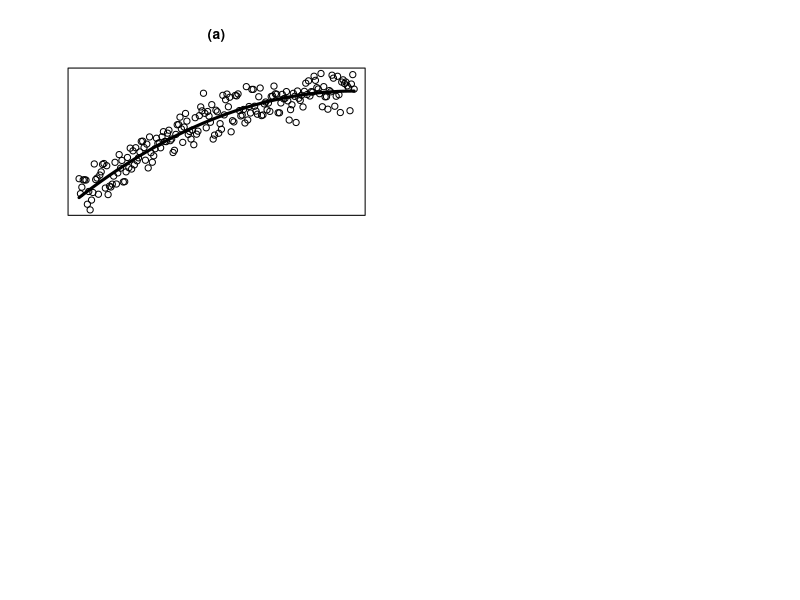

This chart was generated by the following R code: (Note: this script raises an error after producing the figure.)
# Fig. 4.6: Types of nonlinear relationships

# using par(mfrow=c(m, n))

windows(length=5, width=5)
par(mfrow=c(2, 2))

X <- seq(0, 1, length=200)
EY <- rev(1 - X^2)
Y <- EY + 0.1*rnorm(200)
plot(X, Y, axes=FALSE, frame=TRUE, main="(a)", cex.main=1,
    xlab="", ylab="")
lines(X, EY, lwd=3)
text(locator(2), c("X", "Y"), xpd=TRUE)

X <- seq(0.02, 0.99, length=200)
EY <- log(X/(1 - X))
Y <- EY + 0.5*rnorm(200)
plot (X, Y, axes=FALSE, frame=TRUE, main="(b)", cex.main=1,
    xlab="", ylab="")
lines(X, EY, lwd=3)
text(locator(2), c("X", "Y"), xpd=TRUE)

X <- seq(0.2, 1, length=200)
EY <- (X - 0.5)^2
Y <- EY + 0.04*rnorm(200)
plot(X, Y, axes=FALSE, frame=TRUE, main="(c)", cex.main=1,
    xlab="", ylab="")
lines(X, EY, lwd=3)
text(locator(2), c("X", "Y"), xpd=TRUE)


# using par(fig=c(x1, x2, y1, y2))

windows()

par(fig=c(0, .5, .5, 1))
X <- seq(0, 1, length=200)
EY <- rev(1 - X^2)
Y <- EY + 0.1*rnorm(200)
plot(X, Y, axes=FALSE, frame=TRUE, main="(a)", cex.main=1,
    xlab="", ylab="")
lines(X, EY, lwd=3)
text(locator(2), c("X", "Y"), xpd=TRUE)

par(new=TRUE)
par(fig=c(.5, 1, .5, 1))
X <- seq(0.02, 0.99, length=200)
EY <- log(X/(1 - X))
Y <- EY + 0.5*rnorm(200)
plot (X, Y, axes=FALSE, frame=TRUE, main="(b)", cex.main=1,
    xlab="", ylab="")
lines(X, EY, lwd=3)
text(locator(2), c("X", "Y"), xpd=TRUE)

par(new=TRUE)
par(fig=c(.25, .75, 0, .5))
X <- seq(0.2, 1, length=200)
EY <- (X - 0.5)^2
Y <- EY + 0.04*rnorm(200)
plot(X, Y, axes=FALSE, frame=TRUE, main="(c)", cex.main=1,
    xlab="", ylab="")
lines(X, EY, lwd=3)
text(locator(2), c("X", "Y"), xpd=TRUE)
